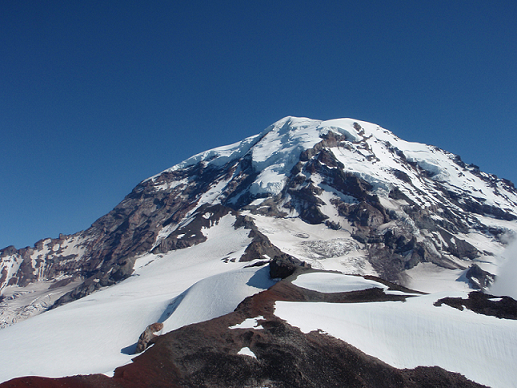
#> input picture Project/proj/images/Rainier1.png, 517 x 388 px
$ python main.py   (older library calls are emulated)
#> lines starting #> are read from the running program, lines starting #| are printed output that depends on the picture; after the words box and inside, x2 and y2 are one past the last pixel; in counts of white or black regions, pixels touching at a corner belong together
### Project/proj/featureDetector.py
import math

import cv2 as cv
import numpy as np

maxHarrisFeatures = 500
harrisThreshold = 50000000
thresholdMatching = 0.18
windowOfPixel = 5
# for adaptive non-maximum suppression
cRobust = 0.9


# assignment 2 code file (Harris corner detector, SIFT descriptor (not with inbuilt function) and feature matching)
# to select a fixed number of interest points from each image here 500 according to MOPS paper (restrict features)
def adaptiveMaximumSuppression(keypoints):
    finalKeyPoints = []
    i = 0
    for x, y, c in keypoints:
        i += 1
        minRadius = 999999999

        for refX, refY, refC in keypoints:
            if x == refX and y == refY:
                continue

            # below condition  ensures that a neighbour must have significantly higher
            # strength for suppression to take place
            if c < (cRobust * refC):
                distance = squareDistance(x, refX, y, refY)
                if distance < minRadius:
                    minRadius = distance

        finalKeyPoints.append((x, y, minRadius))

    totalKeyPoints = len(finalKeyPoints)
    print(str(totalKeyPoints) + " interest points found after non-maximum suppression!")
    # sort with min radius
    finalKeyPoints.sort(key=lambda a: a[2])
    return finalKeyPoints[:maxHarrisFeatures]


# to find local maximum in 3x3 neighborhood with non-maximum suppression
def findLocalMaximumWithNonMaxSuppression(intermediate, window):
    offset = floorFunction(window)
    h, w = intermediate.shape
    keyPoints = []
    for i in np.arange(offset, h - offset):
        for j in np.arange(offset, w - offset):

            neighbourhood = intermediate[i - offset:i + offset + 1, j - offset: j + offset + 1]
            x = np.where(neighbourhood == np.max(neighbourhood))
            val = neighbourhood[x][0]

            if val <= harrisThreshold:
                continue

            pointY, pointX = x
            pointY, pointX = pointY[0], pointX[0]

            pointX = j - offset + pointX
            pointY = i - offset + pointY

            intermediate[i - offset:i + offset + 1, j - offset: j + offset + 1] = 0
            intermediate[pointY, pointX] = val

            keyPoints.append((pointX, pointY, val))

    keyPoints = list(set(keyPoints))
    keyPoints = adaptiveMaximumSuppression(keyPoints)
    return keyPoints


# this method will find gradient and derivative of Ix and Iy
def findGradientAndGaussianSmooth(grayscale):
    i_x = cv.Sobel(grayscale, cv.CV_64F, 1, 0, ksize=5)
    i_y = cv.Sobel(grayscale, cv.CV_64F, 0, 1, ksize=5)

    i_x2 = i_x ** 2
    i_y2 = i_y ** 2
    i_xy = i_x * i_y

    i_x2 = findGaussianBlur(i_x2, (3, 3), 1)
    i_y2 = findGaussianBlur(i_y2, (3, 3), 1)
    i_xy = findGaussianBlur(i_xy, (3, 3), 1)
    return i_x2, i_y2, i_xy


# find harris corner from the image
# offset is used to make window fo harris to apply convolution further
def findHarrisCorner(grayscale, offset, h, w):
    noOfKeyPoints = 0
    intermediate = np.zeros((h, w), np.uint)
    i_x2, i_y2, i_xy = findGradientAndGaussianSmooth(grayscale)
    for y in np.arange(offset, h - offset):
        for x in np.arange(offset, w - offset):
            # make 2 x 2 harris matrix
            r_x2 = i_x2[y - offset:y + offset + 1, x - offset:x + offset + 1]
            r_xy = i_xy[y - offset:y + offset + 1, x - offset:x + offset + 1]
            r_y2 = i_y2[y - offset:y + offset + 1, x - offset:x + offset + 1]

            s_x2 = r_x2.sum()
            s_xy = r_xy.sum()
            s_y2 = r_y2.sum()

            trace = s_x2 + s_y2
            det = s_x2 * s_y2 - s_xy ** 2

            if trace == 0:
                continue

            # corner response ( c or R)
            cornerStrength = math.floor(det / trace)

            if cornerStrength > harrisThreshold:
                noOfKeyPoints += 1
                intermediate[y, x] = cornerStrength

    print("A total of", noOfKeyPoints, " is the number of KeyPoints that are possible!")

    # find local maximum in 3 x 3 neighbourhood
    keyPoints = findLocalMaximumWithNonMaxSuppression(intermediate, 3)
    return keyPoints


# find angle, magnitude for given image
def calculateMagnitudeAngle(image):
    magnitude = np.zeros(image.shape, np.float)
    angle = np.zeros(image.shape, np.float)
    height, weight = image.shape[:2]
    for y in np.arange(1, height - 1):
        for x in np.arange(1, weight - 1):
            dx = int(image[y, x + 1]) - int(image[y, x - 1])
            dy = int(image[y + 1, x]) - int(image[y - 1, x])
            magnitude[y, x] = math.sqrt((dx ** 2) + (dy ** 2))
            angle[y, x] = math.atan2(dy, dx)

    return angle, magnitude


# rotation invariance for SIFT
# subtract all angle from keypoint orientation, so that all angle will be in the reference of keyPoint angle.
def rotationInvariance(wAngle):
    tempAngle = np.array(wAngle)
    keyPointAngle = tempAngle[8, 8]
    for y in np.arange(0, 16):
        for x in np.arange(0, 16):
            if x == 8 and y == 8:
                continue
            angle = tempAngle[y, x]
            tempAngle[y, x] = angle - keyPointAngle
    return tempAngle


# This function will prepare histogram from given data
def prepareHistogram(magnitude, angle, histogram):
    for y in range(0, 4):
        for x in range(0, 4):
            a = math.degrees(angle[y, x])
            if a < 0:
                a = a + 360
            else:
                a = a
            index = int(math.floor(a / 45))
            histogram[index] += magnitude[y, x]

    # discard pixel with high magnitude so that it cannot dominate orientation.
    histogram = [x if x < 0.2 else 0.2 for x in histogram]
    return histogram


# find SIFT descriptor of given image and interest points
def siftDescriptor(gray, keypoints, h, w):
    finalPoints = []
    iteratorList = [0, 4, 8, 12]
    image = cv.GaussianBlur(gray, (0, 0), 1.5)
    angle, magnitude = calculateMagnitudeAngle(image)

    for x, y, value in keypoints:
        if x - 8 < 0 or x + 8 > w or y - 8 < 0 or y + 8 > h:
            continue

        wMagnitude = magnitude[y - 8:y + 8, x - 8:x + 8]
        wMagnitude = cv.normalize(wMagnitude, None, norm_type=cv.NORM_L2)

        wAngle = angle[y - 8:y + 8, x - 8:x + 8]
        wAngle = rotationInvariance(wAngle)

        descList = []
        for i in iteratorList:
            for j in iteratorList:
                histogram = [0, 0, 0, 0, 0, 0, 0, 0]
                # make orientation of 4 x4 grid. (16 cells * 8 orientation = 128 d descriptor)
                histogram = prepareHistogram(wMagnitude[i:i + 4, j:j + 4], wAngle[i:i + 4, j:j + 4], histogram)
                descList.append(histogram)

        descList = np.array(descList).reshape(-1)

        # normalize the descriptor to make it contrast invariant
        value = cv.normalize(descList, None, norm_type=cv.NORM_L2)
        finalPoints.append((x, y, value))
    return finalPoints


# This function will match feature between features from image 1 and image 2
# [41 lines left out: functions featureMatching, improvedMatches, not called in this run]


# calculate distance between given points
def squareDistance(x, x_r, y, y_r):
    a = (x_r - x) ** 2
    b = (y_r - y) ** 2
    return math.sqrt(a + b)


# floor function
def floorFunction(window):
    padding = math.floor(window / 2)
    return padding


# find gray scale image
def findCVTcolor(image):
    gray = cv.cvtColor(image, cv.COLOR_BGR2GRAY)
    return gray


# return height and width of given image
def findShape(image):
    (height, width) = image.shape[:2]
    return height, width


# draw the matches found in both images
def drawMatchesFunction(image1, kp1, image2, kp2, matches):
    final = cv.drawMatches(image1, kp1, image2, kp2, matches, None)
    return final


# find gaussian blur from the image
def findGaussianBlur(i, matrix, depth):
    i_x2 = cv.GaussianBlur(i, matrix, depth)
    return i_x2

### Project/proj/main.py
from proj.featureDetector import *
from proj.stitching import *
import cv2 as cv

# the main method
def findHarris(image):
    gray = findCVTcolor(image)
    offset = floorFunction(windowOfPixel)
    (h, w) = findShape(image)
    interestPoints = findHarrisCorner(gray, offset, h, w)
    return interestPoints


# convert to keyPoints
def convertToKeyPoints(interestPoints):
    keyPoints = []
    for x, y, value in interestPoints:
        keyPoints.append(cv.KeyPoint(x, y, 1))
    return keyPoints


# find matches from 2 images
def findMatches(image1, image2, interestPoints1, interestPoints2):
    (h1, w1) = findShape(image1)
    gray1 = findCVTcolor(image1)
    (h2, w2) = findShape(image2)
    gray2 = findCVTcolor(image2)
    interestPoints1 = siftDescriptor(gray1, interestPoints1, h1, w1)
    interestPoints2 = siftDescriptor(gray2, interestPoints2, h2, w2)
    keyPoints1 = convertToKeyPoints(interestPoints1)
    keyPoints2 = convertToKeyPoints(interestPoints2)
    matches, ssdRatio = featureMatching(interestPoints1, interestPoints2)
    threshold = 0.35 * math.sqrt((h1 ** 2) + (w1 ** 2))
    newMatches = improvedMatches(matches, ssdRatio, threshold, interestPoints1, interestPoints2)
    return keyPoints1, keyPoints2, newMatches


# main function
def main():
    image1 = cv.imread("images/Rainier1.png")
#> image1 is the input picture: shape (388, 517, 3); mean B, G, R 135.7, 109.3, 88.8
    image2 = cv.imread("images/Rainier2.png")
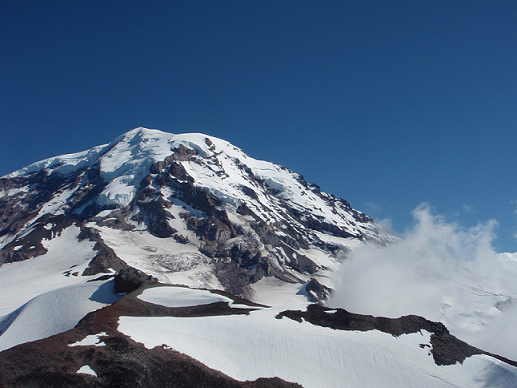
#> input picture Project/proj/images/Rainier2.png, 517 x 388 px
#> image2 is the input picture: shape (388, 517, 3); mean B, G, R 134.4, 107.9, 86

    # find harris corner on boxes image from Harris detector and SIFT descriptor created in assignment 2
    # from featureDetector.py file
    a1 = cv.imread("images/Boxes.png")
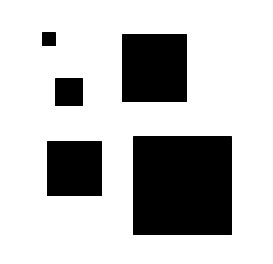
#> input picture Project/proj/images/Boxes.png, 273 x 264 px
#> a1 is the input picture: shape (264, 273, 3); min 0, max 255, mean 190.5
    keyPointsa1 = []
    interestPointsa1 = findHarris(a1)
#> in findHarris, `(h, w) = findShape(image)`: h = 264; w = 273
#> in findGradientAndGaussianSmooth, `i_xy = i_x * i_y`:
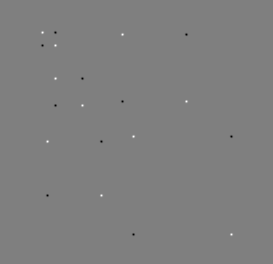
#> i_xy: shape (264, 273) float64; min -70812225, max 70812225, mean 0; drawn with min black and max white
#> after the loop in findHarrisCorner, `for y in np.arange(offset, h - offset):`:
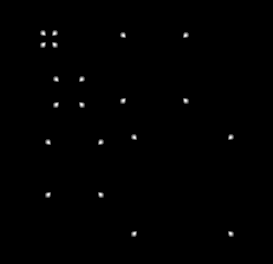
#> intermediate: shape (264, 273) uint64; min 0, max 448822463, mean 1914037.7; drawn with min black and max white
#> after the loop in findHarrisCorner, `for y in np.arange(offset, h - offset):`: noOfKeyPoints = 670
#| A total of 670  is the number of KeyPoints that are possible!
#> after the loop in findLocalMaximumWithNonMaxSuppression, `for i in np.arange(offset, h - offset):`:
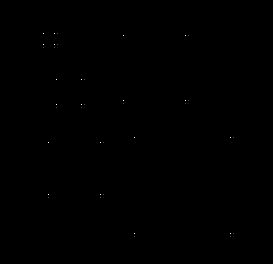
#> intermediate: shape (264, 273) uint64; 0.87% of pixels changed, all inside (x1, y1, x2, y2) = (40, 30, 234, 237); drawn with min black and max white
#> after the loop in findLocalMaximumWithNonMaxSuppression, `for i in np.arange(offset, h - offset):`: keyPoints = 890 items, first 6: (41, 30, 91337702), (42, 30, 124025477), (43, 30, 128607825), (43, 30, 128607825), (43, 30, 128607825), (53, 30, 90931332)
#> in findLocalMaximumWithNonMaxSuppression, `keyPoints = list(set(keyPoints))`: keyPoints = 390 items, first 6: (99, 195, 296833369), (80, 76, 90931332), (80, 81, 173786579), (98, 143, 173786579), (46, 192, 72225013), (47, 144, 118605492)
#> the loop in adaptiveMaximumSuppression, `for x, y, c in keypoints:` made 390 passes
#| 390 interest points found after non-maximum suppression!
    (h, w) = findShape(a1)
    graya1 = findCVTcolor(a1)
    interestPointsa1 = siftDescriptor(graya1, interestPointsa1, h, w)
#> after the loop in calculateMagnitudeAngle, `for y in np.arange(1, height - 1):`:
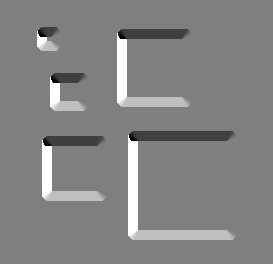
#> angle: shape (264, 273) float64; min -3.13, max 3.14, mean 0.0976; drawn with min black and max white
#> after the loop in calculateMagnitudeAngle, `for y in np.arange(1, height - 1):`:
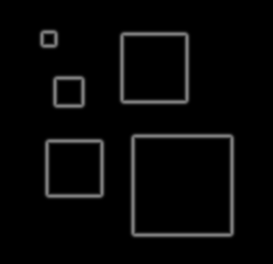
#> magnitude: shape (264, 273) float64; min 0, max 122.1, mean 7.2
#> the loop in siftDescriptor, `for x, y, value in keypoints:` made 390 passes
#> (x, y) on passes 1 to 3: (99, 195), (80, 76), (80, 81)
    for x, y, value in interestPointsa1:
        keyPointsa1.append(cv.KeyPoint(x, y, 1))
#> this loop made 1 pass
    a1 = cv.drawKeypoints(a1, keyPointsa1, None)
    cv.imwrite("results/1a.png", a1)
    print("1a.png done!")

    # find harris corner on Rainier1 image from Harris detector and SIFT descriptor created in assignment 2
    # from featureDetector.py file
    kp1 = []
    interest1 = findHarris(image1)
    (h1, w1) = findShape(image1)
    gray1 = findCVTcolor(image1)
    interest1 = siftDescriptor(gray1, interest1, h1, w1)
    for x, y, value in interest1:
        kp1.append(cv.KeyPoint(x, y, 1))
    b1 = cv.drawKeypoints(image1, kp1, None)
    cv.imwrite("results/1b.png", b1)
    print("1b.png done!")

    # find harris corner on Rainier2 image from Harris detector and SIFT descriptor created in assignment 2
    # from featureDetector.py file
    kp2 = []
    interest2 = findHarris(image2)
    (h2, w2) = findShape(image2)
    gray2 = findCVTcolor(image2)
    interest2 = siftDescriptor(gray2, interest2, h2, w2)
    for x, y, value in interest2:
        kp2.append(cv.KeyPoint(x, y, 1))
    c1 = cv.drawKeypoints(image2, kp2, None)
    cv.imwrite("results/1c.png", c1)
    print("1c.png done!")

    matches, _ = featureMatching(interest1, interest2)

    # draw matches which are found from assignment 2 code from featureDetector.py
    matchedImage = drawMatchesFunction(image1, kp1, image2, kp2, matches)
    cv.imwrite("results/2.png", matchedImage)
    print("2.png done!")

    numOfMatches = len(matches)
    noOfIterations = 2000
    inliersThreshold = 2
    homography, homInv = ransac(matches, numOfMatches, noOfIterations, inliersThreshold, kp1,
                                kp2)
    ransacMatches = findInliers(homography, matches, inliersThreshold, kp1, kp2)
    ransacImage = drawMatchesFunction(image1, kp1, image2, kp2, ransacMatches)
    cv.imwrite("results/3.png", ransacImage)
    print("3.png done!")

    stitchedImage = stitch(image1, image2, homography, homInv)
    cv.imwrite("results/4.png", stitchedImage)
    print("4.png done!")


# entry point for the project part 1 and 2
if __name__ == '__main__':
#> (the run stopped early here; a loop or call above may not have finished)
